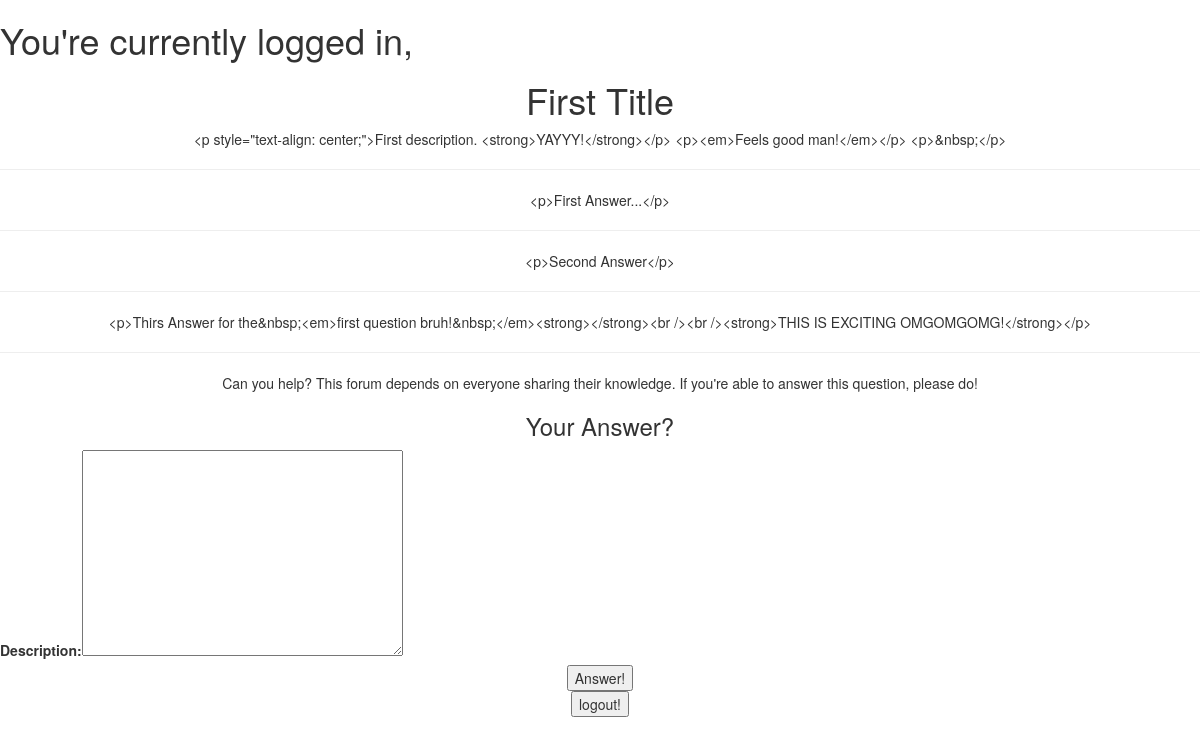
Page /thread/1/ on the earlier database version.
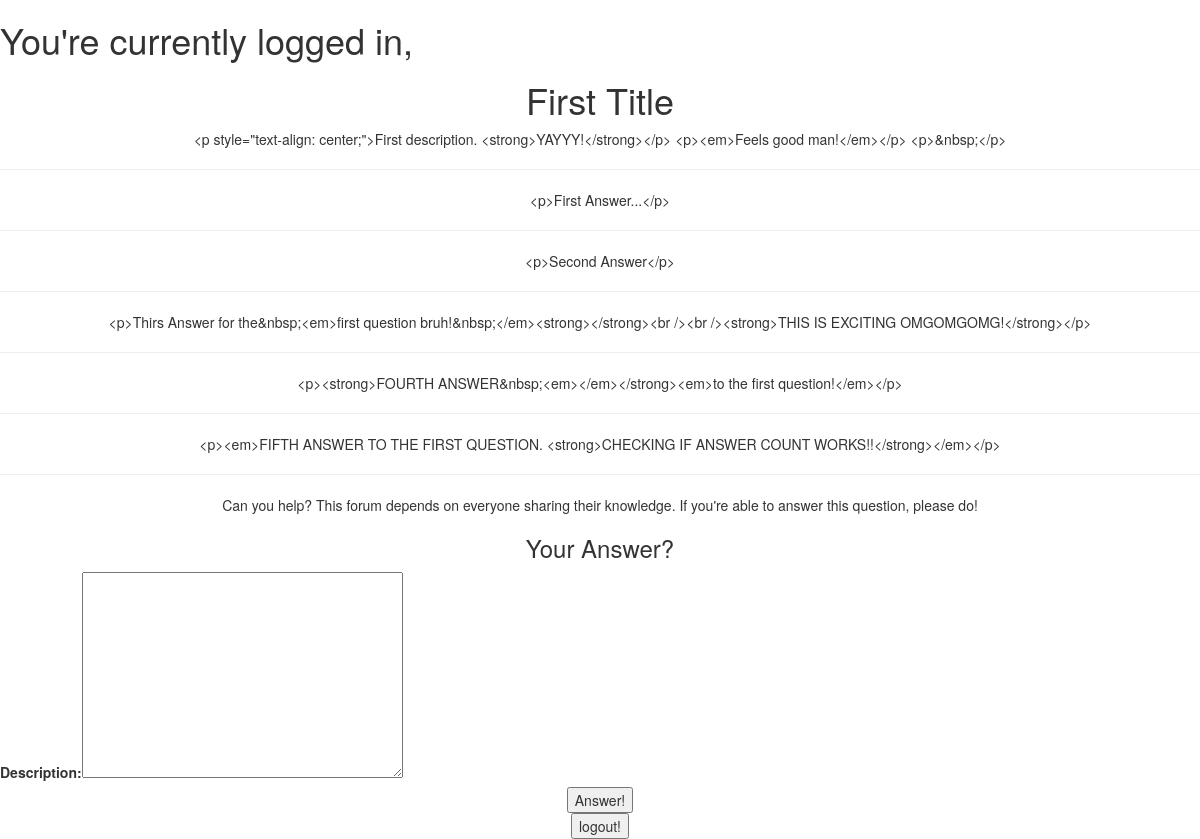
Same page on the later database version.
### ask/models.py (models this page shows, shortened)
class question(models.Model):
    title = models.CharField(max_length=100)
    description = models.TextField()
    answers = models.IntegerField(default = 0)

### threads/models.py (models this page shows)
class answer(models.Model):
    question = models.ForeignKey(question)
    description = models.TextField()
    def __str__(self):
        return (self.description)

### threads/views.py (the view)
# urls.py: url(r'^thread/', include('threads.urls')),
def thread(request, thread_id):
    try:
        thread_id = int(thread_id)
    except ValueError:
        raise Http404()
    username = request.user.username
    question_requested = question.objects.get(id=thread_id)
    unsubmitted_answer = answer_form()
    question_id = question_requested.pk
    all_answers = answer.objects.filter(question=thread_id)
    return render(request,
                  'thread_templates/thread.html',
                  {'question': question_requested,
                   'username': username,
                   'form': unsubmitted_answer,
                   'all_answers': all_answers})

### threads/forms.py
class answer_form(forms.ModelForm):
    class Meta:
        model = answer
        fields = ('description',)

### threads/templates/thread_templates/thread.html
{% extends 'thread_templates/base.html' %}
{% load bleach_tags %}
{% block question %}
<center><h1>{{ question.title }}</h1></center>
<center><p>{{ question.description|bleach }}</p></center>
 {% endblock %}

### threads/templates/thread_templates/base.html (shortened to what this page needs)
<!DOCTYPE html>
<html lang="en">
<head>
  {% load staticfiles %}
  <link href="{% static 'css/bootstrap.min.css' %}" rel="stylesheet">
</head>
<body>
  <h1>You're currently logged in, {{username}}</h1>
  {% block question %}
  {% endblock %}
  <hr>
  {% block discussion %}
  {% load bleach_tags %}
    {% for x in all_answers %}
    <center><p>{{ x|bleach }}</p></center>
    <hr>
    {% endfor %}
  <center><p>Can you help? This forum depends on everyone sharing their
    knowledge. If you're able to answer this question, please do!</p></center>
  <center><h3>Your Answer?</h3></center>
    <form action="answer/" method="post">
      {{ form }}
      <center><input type="submit" value="Answer!"></center>
    </form>
    {% endblock %}
    <form method="post" action="/logout/">
      <center><input type="submit" value="logout!" /></center>
    </form>
  </body>
  </html>

Differences in the rows shown:
added answer: description "<p><strong>FOURTH ANSWER&nbsp;<em></em></strong><em>to the first question!</em></p>"
added answer: description "<p><em>FIFTH ANSWER TO THE FIRST QUESTION. <strong>CHECKING IF ANSWER COUNT WORKS!!</strong></em></p>"
